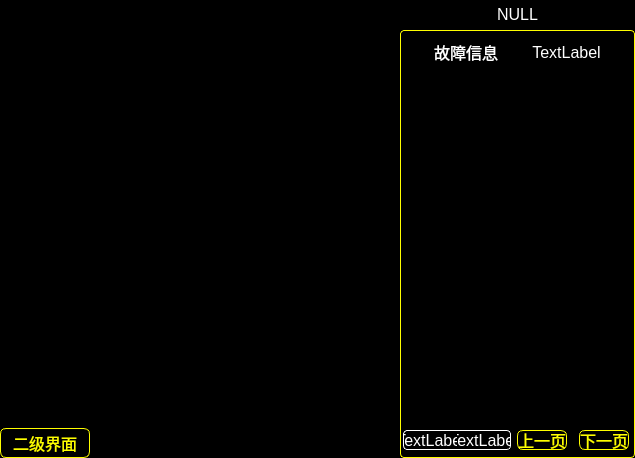
<?xml version="1.0" encoding="UTF-8"?>
<ui version="4.0">
 <class>PrimaryWidget</class>
 <widget class="QWidget" name="PrimaryWidget">
  <property name="geometry">
   <rect>
    <x>0</x>
    <y>0</y>
    <width>635</width>
    <height>458</height>
   </rect>
  </property>
  <property name="windowTitle">
   <string>Form</string>
  </property>
  <property name="styleSheet">
   <string notr="true">QWidget{
	background:black;
}
QPushButton{
	color:#fefe00;
	font:16px;
	border:1px solid #fefe00;
	border-radius:6px;
}
QPushButton:focus{
	padding:-4px;
}

QPushButton:focus,QPushButton:checked:!active,QPushButton:pressed:!active{
	background:#0000fe;
}

/********展示故障的widget******/
QWidget#widget{
	border:1px solid #fefe00;
	border-radius:4px;
}

QLabel#Label_FaultInfo,#Label_FaultNum,#label_vehicalInfo{
	color:white;
	font:16px;
}
/*******页码******/
QLabel#label_pageNum{
	color:white;
	font:16px;
	border:1px solid white;
	border-top-left-radius:4px;
	border-bottom-left-radius:4px;
	border-right:none;
}
/*****总页数*****/
QLabel#label_Totalpage{
	color:white;
	font:16px;
	border:1px solid white;
	border-bottom-right-radius:4px;
	border-top-right-radius:4px;
	border-left:none;
}
</string>
  </property>
  <layout class="QHBoxLayout" name="horizontalLayout_7">
   <property name="margin">
    <number>0</number>
   </property>
   <item>
    <layout class="QHBoxLayout" name="horizontalLayout">
     <property name="spacing">
      <number>0</number>
     </property>
     <item>
      <spacer name="horizontalSpacer_8">
       <property name="orientation">
        <enum>Qt::Horizontal</enum>
       </property>
       <property name="sizeType">
        <enum>QSizePolicy::Preferred</enum>
       </property>
       <property name="sizeHint" stdset="0">
        <size>
         <width>40</width>
         <height>20</height>
        </size>
       </property>
      </spacer>
     </item>
     <item>
      <layout class="QVBoxLayout" name="verticalLayout">
       <property name="spacing">
        <number>5</number>
       </property>
       <item>
        <widget class="QLabel" name="Label_TrainStatusShow">
         <property name="sizePolicy">
          <sizepolicy hsizetype="Expanding" vsizetype="Preferred">
           <horstretch>0</horstretch>
           <verstretch>0</verstretch>
          </sizepolicy>
         </property>
         <property name="minimumSize">
          <size>
           <width>0</width>
           <height>210</height>
          </size>
         </property>
         <property name="maximumSize">
          <size>
           <width>16777215</width>
           <height>210</height>
          </size>
         </property>
         <property name="text">
          <string/>
         </property>
         <property name="alignment">
          <set>Qt::AlignCenter</set>
         </property>
        </widget>
       </item>
       <item>
        <widget class="QTableWidget" name="TableWidget_showContent">
         <property name="enabled">
          <bool>false</bool>
         </property>
         <property name="focusPolicy">
          <enum>Qt::NoFocus</enum>
         </property>
         <property name="contextMenuPolicy">
          <enum>Qt::NoContextMenu</enum>
         </property>
         <property name="frameShape">
          <enum>QFrame::NoFrame</enum>
         </property>
         <property name="verticalScrollBarPolicy">
          <enum>Qt::ScrollBarAlwaysOff</enum>
         </property>
         <property name="horizontalScrollBarPolicy">
          <enum>Qt::ScrollBarAlwaysOff</enum>
         </property>
         <property name="autoScroll">
          <bool>false</bool>
         </property>
         <property name="editTriggers">
          <set>QAbstractItemView::NoEditTriggers</set>
         </property>
         <property name="selectionMode">
          <enum>QAbstractItemView::NoSelection</enum>
         </property>
         <property name="textElideMode">
          <enum>Qt::ElideNone</enum>
         </property>
         <property name="showGrid">
          <bool>false</bool>
         </property>
         <property name="gridStyle">
          <enum>Qt::NoPen</enum>
         </property>
         <property name="cornerButtonEnabled">
          <bool>false</bool>
         </property>
         <property name="rowCount">
          <number>2</number>
         </property>
         <property name="columnCount">
          <number>3</number>
         </property>
         <attribute name="horizontalHeaderVisible">
          <bool>false</bool>
         </attribute>
         <attribute name="horizontalHeaderDefaultSectionSize">
          <number>175</number>
         </attribute>
         <attribute name="horizontalHeaderMinimumSectionSize">
          <number>175</number>
         </attribute>
         <attribute name="verticalHeaderVisible">
          <bool>false</bool>
         </attribute>
         <attribute name="verticalHeaderDefaultSectionSize">
          <number>120</number>
         </attribute>
         <attribute name="verticalHeaderMinimumSectionSize">
          <number>120</number>
         </attribute>
         <row/>
         <row/>
         <column/>
         <column/>
         <column/>
        </widget>
       </item>
       <item>
        <spacer name="verticalSpacer_2">
         <property name="orientation">
          <enum>Qt::Vertical</enum>
         </property>
         <property name="sizeType">
          <enum>QSizePolicy::Preferred</enum>
         </property>
         <property name="sizeHint" stdset="0">
          <size>
           <width>20</width>
           <height>10</height>
          </size>
         </property>
        </spacer>
       </item>
       <item>
        <layout class="QHBoxLayout" name="horizontalLayout_3">
         <property name="spacing">
          <number>0</number>
         </property>
         <item>
          <spacer name="horizontalSpacer_5">
           <property name="orientation">
            <enum>Qt::Horizontal</enum>
           </property>
           <property name="sizeHint" stdset="0">
            <size>
             <width>32</width>
             <height>20</height>
            </size>
           </property>
          </spacer>
         </item>
         <item>
          <widget class="QPushButton" name="Btn_secondScreen">
           <property name="minimumSize">
            <size>
             <width>90</width>
             <height>30</height>
            </size>
           </property>
           <property name="maximumSize">
            <size>
             <width>90</width>
             <height>30</height>
            </size>
           </property>
           <property name="text">
            <string>二级界面</string>
           </property>
          </widget>
         </item>
         <item>
          <spacer name="horizontalSpacer_3">
           <property name="orientation">
            <enum>Qt::Horizontal</enum>
           </property>
           <property name="sizeHint" stdset="0">
            <size>
             <width>430</width>
             <height>20</height>
            </size>
           </property>
          </spacer>
         </item>
        </layout>
       </item>
      </layout>
     </item>
     <item>
      <spacer name="horizontalSpacer_9">
       <property name="orientation">
        <enum>Qt::Horizontal</enum>
       </property>
       <property name="sizeType">
        <enum>QSizePolicy::Preferred</enum>
       </property>
       <property name="sizeHint" stdset="0">
        <size>
         <width>40</width>
         <height>20</height>
        </size>
       </property>
      </spacer>
     </item>
    </layout>
   </item>
   <item>
    <layout class="QVBoxLayout" name="verticalLayout_3">
     <property name="spacing">
      <number>6</number>
     </property>
     <property name="topMargin">
      <number>5</number>
     </property>
     <item>
      <widget class="QLabel" name="label_vehicalInfo">
       <property name="text">
        <string>NULL</string>
       </property>
       <property name="alignment">
        <set>Qt::AlignCenter</set>
       </property>
      </widget>
     </item>
     <item>
      <widget class="QWidget" name="widget" native="true">
       <property name="minimumSize">
        <size>
         <width>235</width>
         <height>0</height>
        </size>
       </property>
       <property name="maximumSize">
        <size>
         <width>235</width>
         <height>16777215</height>
        </size>
       </property>
       <layout class="QGridLayout" name="gridLayout_3">
        <property name="leftMargin">
         <number>1</number>
        </property>
        <property name="topMargin">
         <number>2</number>
        </property>
        <property name="rightMargin">
         <number>1</number>
        </property>
        <property name="bottomMargin">
         <number>8</number>
        </property>
        <property name="horizontalSpacing">
         <number>0</number>
        </property>
        <property name="verticalSpacing">
         <number>6</number>
        </property>
        <item row="0" column="0">
         <layout class="QVBoxLayout" name="verticalLayout_2">
          <property name="spacing">
           <number>6</number>
          </property>
          <property name="topMargin">
           <number>6</number>
          </property>
          <item>
           <layout class="QHBoxLayout" name="horizontalLayout_2">
            <property name="spacing">
             <number>2</number>
            </property>
            <property name="topMargin">
             <number>2</number>
            </property>
            <property name="bottomMargin">
             <number>2</number>
            </property>
            <item>
             <spacer name="horizontalSpacer">
              <property name="orientation">
               <enum>Qt::Horizontal</enum>
              </property>
              <property name="sizeHint" stdset="0">
               <size>
                <width>40</width>
                <height>20</height>
               </size>
              </property>
             </spacer>
            </item>
            <item>
             <widget class="QLabel" name="Label_FaultInfo">
              <property name="text">
               <string>故障信息</string>
              </property>
              <property name="alignment">
               <set>Qt::AlignCenter</set>
              </property>
             </widget>
            </item>
            <item>
             <spacer name="horizontalSpacer_7">
              <property name="orientation">
               <enum>Qt::Horizontal</enum>
              </property>
              <property name="sizeHint" stdset="0">
               <size>
                <width>40</width>
                <height>20</height>
               </size>
              </property>
             </spacer>
            </item>
            <item>
             <widget class="QLabel" name="Label_FaultNum">
              <property name="text">
               <string>TextLabel</string>
              </property>
              <property name="alignment">
               <set>Qt::AlignCenter</set>
              </property>
             </widget>
            </item>
            <item>
             <spacer name="horizontalSpacer_2">
              <property name="orientation">
               <enum>Qt::Horizontal</enum>
              </property>
              <property name="sizeHint" stdset="0">
               <size>
                <width>40</width>
                <height>20</height>
               </size>
              </property>
             </spacer>
            </item>
           </layout>
          </item>
          <item>
           <widget class="QStackedWidget" name="stackedWidget"/>
          </item>
          <item>
           <spacer name="verticalSpacer">
            <property name="orientation">
             <enum>Qt::Vertical</enum>
            </property>
            <property name="sizeType">
             <enum>QSizePolicy::Maximum</enum>
            </property>
            <property name="sizeHint" stdset="0">
             <size>
              <width>20</width>
              <height>5</height>
             </size>
            </property>
           </spacer>
          </item>
          <item>
           <layout class="QHBoxLayout" name="horizontalLayout_5">
            <property name="spacing">
             <number>4</number>
            </property>
            <item>
             <spacer name="horizontalSpacer_10">
              <property name="orientation">
               <enum>Qt::Horizontal</enum>
              </property>
              <property name="sizeType">
               <enum>QSizePolicy::Minimum</enum>
              </property>
              <property name="sizeHint" stdset="0">
               <size>
                <width>2</width>
                <height>20</height>
               </size>
              </property>
             </spacer>
            </item>
            <item>
             <layout class="QHBoxLayout" name="horizontalLayout_4">
              <property name="spacing">
               <number>0</number>
              </property>
              <item>
               <widget class="QLabel" name="label_pageNum">
                <property name="sizePolicy">
                 <sizepolicy hsizetype="Expanding" vsizetype="Preferred">
                  <horstretch>0</horstretch>
                  <verstretch>0</verstretch>
                 </sizepolicy>
                </property>
                <property name="minimumSize">
                 <size>
                  <width>54</width>
                  <height>20</height>
                 </size>
                </property>
                <property name="maximumSize">
                 <size>
                  <width>54</width>
                  <height>20</height>
                 </size>
                </property>
                <property name="text">
                 <string>TextLabel</string>
                </property>
                <property name="alignment">
                 <set>Qt::AlignCenter</set>
                </property>
               </widget>
              </item>
              <item>
               <widget class="QLabel" name="label_Totalpage">
                <property name="minimumSize">
                 <size>
                  <width>54</width>
                  <height>20</height>
                 </size>
                </property>
                <property name="maximumSize">
                 <size>
                  <width>54</width>
                  <height>20</height>
                 </size>
                </property>
                <property name="text">
                 <string>TextLabel</string>
                </property>
                <property name="alignment">
                 <set>Qt::AlignCenter</set>
                </property>
               </widget>
              </item>
             </layout>
            </item>
            <item>
             <layout class="QHBoxLayout" name="horizontalLayout_6">
              <property name="spacing">
               <number>10</number>
              </property>
              <item>
               <widget class="QPushButton" name="pbt_pageUp">
                <property name="minimumSize">
                 <size>
                  <width>50</width>
                  <height>20</height>
                 </size>
                </property>
                <property name="maximumSize">
                 <size>
                  <width>50</width>
                  <height>20</height>
                 </size>
                </property>
                <property name="text">
                 <string>上一页</string>
                </property>
               </widget>
              </item>
              <item>
               <widget class="QPushButton" name="pbt_pageDown">
                <property name="minimumSize">
                 <size>
                  <width>50</width>
                  <height>20</height>
                 </size>
                </property>
                <property name="maximumSize">
                 <size>
                  <width>50</width>
                  <height>20</height>
                 </size>
                </property>
                <property name="text">
                 <string>下一页</string>
                </property>
               </widget>
              </item>
              <item>
               <spacer name="horizontalSpacer_4">
                <property name="orientation">
                 <enum>Qt::Horizontal</enum>
                </property>
                <property name="sizeType">
                 <enum>QSizePolicy::Minimum</enum>
                </property>
                <property name="sizeHint" stdset="0">
                 <size>
                  <width>2</width>
                  <height>20</height>
                 </size>
                </property>
               </spacer>
              </item>
             </layout>
            </item>
           </layout>
          </item>
         </layout>
        </item>
       </layout>
      </widget>
     </item>
    </layout>
   </item>
  </layout>
 </widget>
 <resources/>
 <connections/>
</ui>
